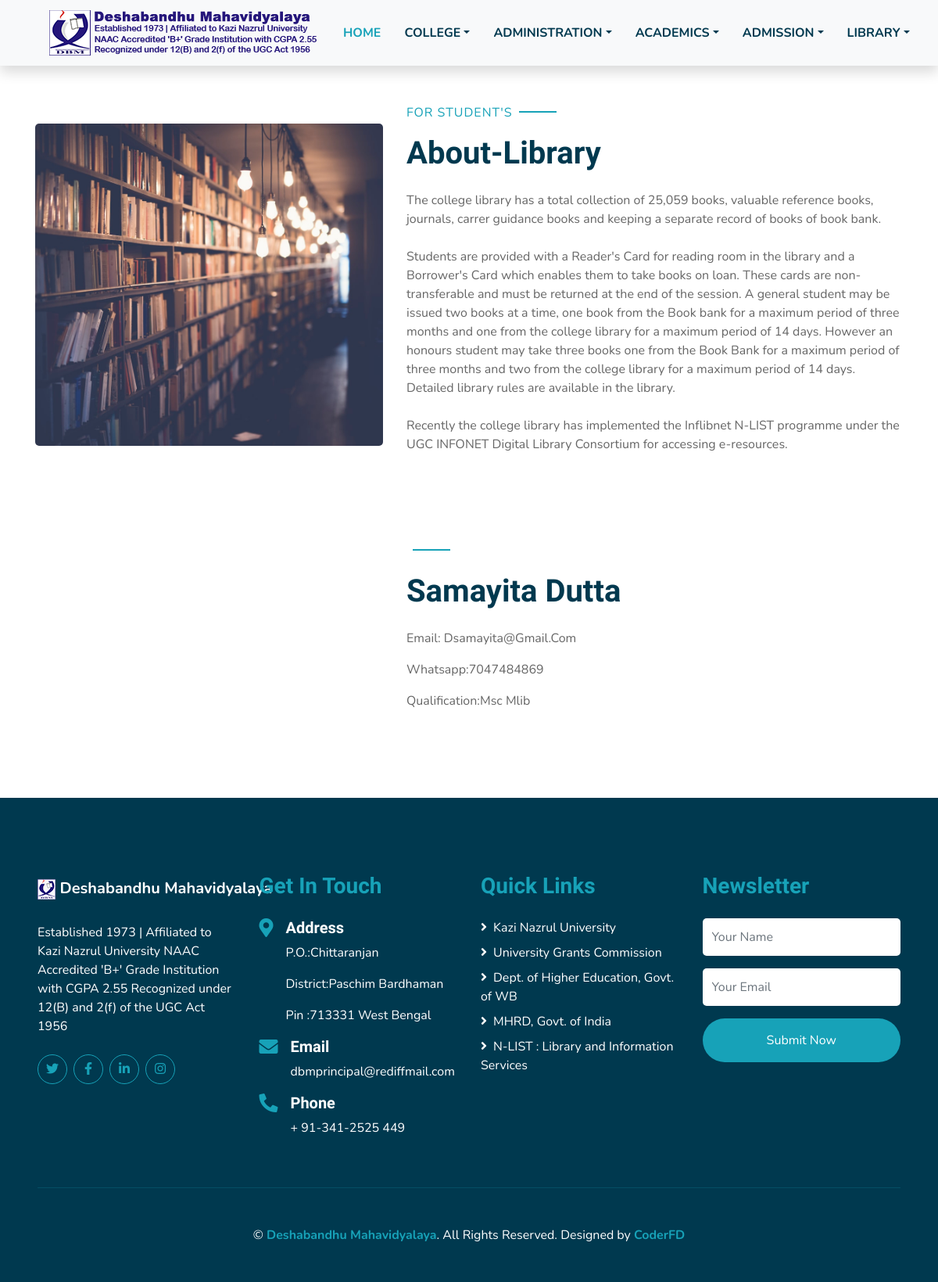
The page /About/ on the database as committed earlier.
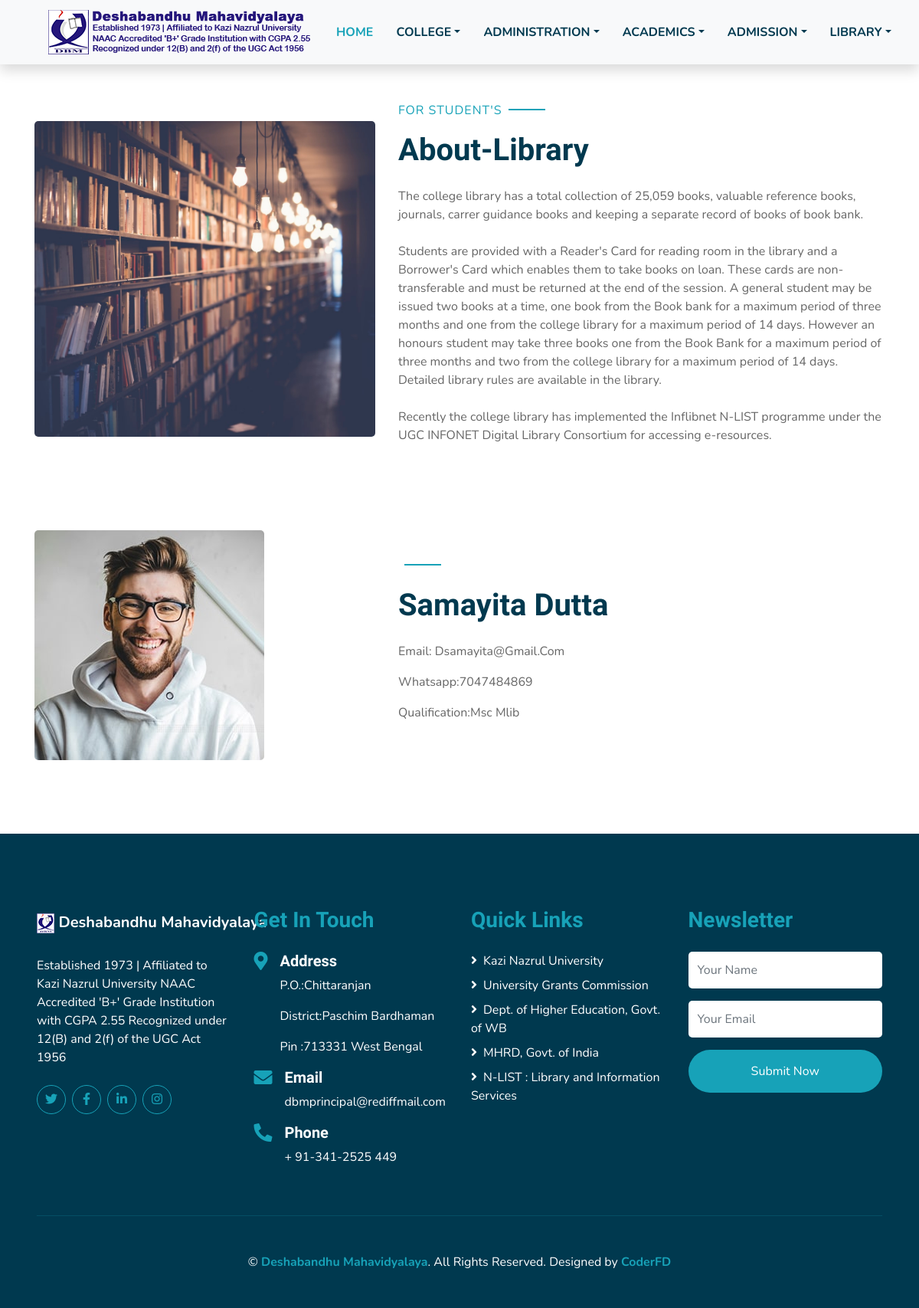
The same page on the database as committed later.
### public/models.py (models this page shows, shortened)
class librarian(models.Model):
    name          = models.CharField(max_length=100,null=True)
    desgination   = models.CharField(max_length=100,null=True)
    image         = models.ImageField(upload_to="media/pics/lib",null=True)
    mail_id       = models.EmailField()
    whatsapp      = models.CharField(max_length=10,null=True)

### public/views.py (the view)
# urls.py: path('About/',                         all.lib, name="lib_about"),
    def lib(self,request):
        l                   = librarian.objects.first()
        self.context['lib'] = l
        return render(request,"library.html",self.context)

### templates/library.html (shortened to what the changed rows need)
<!DOCTYPE html>
{%load static%}
<html lang="en">
<head>
    <link href="https://cdnjs.cloudflare.com/ajax/libs/font-awesome/5.10.0/css/all.min.css" rel="stylesheet">
    <link href="{%static 'lib/flaticon/font/flaticon.css'%}" rel="stylesheet">
    <link href="{%static 'lib/owlcarousel/assets/owl.carousel.min.css'%}" rel="stylesheet">
    <link href="{%static 'lib/lightbox/css/lightbox.min.css'%}" rel="stylesheet">
    <link href="{%static 'css/style.css'%}" rel="stylesheet">
</head>
<body>
     <div class="container-fluid py-5">
        <div class="container">
            <div class="row align-items-center">
                <div class="col-lg-7">
                    <h1 class="mb-4">About-Library</h1>
                </div>
            </div>
        </div>
    </div>
    <div class="container-fluid py-5">
        <div class="container">
            <div class="row align-items-center">
                <div class="col-lg-5">
                    <img class="img-fluid rounded mb-5 mb-lg-0" src="{{lib.image.url}}" alt="">
                </div>
                <div class="col-lg-7">
                    <p class="section-title pr-5"><span class="pr-2"></span></p>
                    <h1 class="mb-4">{{lib.name}}</h1>
                    <p>Email: {{lib.mail_id}}</p>
                    <p>Whatsapp:{{lib.whatsapp}}</p>
                    <p>Qualification:{{lib.desgination}}</p>
                </div>
            </div>
        </div>
    </div>
</body>
</html>

Rows that differ between the two databases and show on the page:
changed librarian "Samayita Dutta": image: picture added
